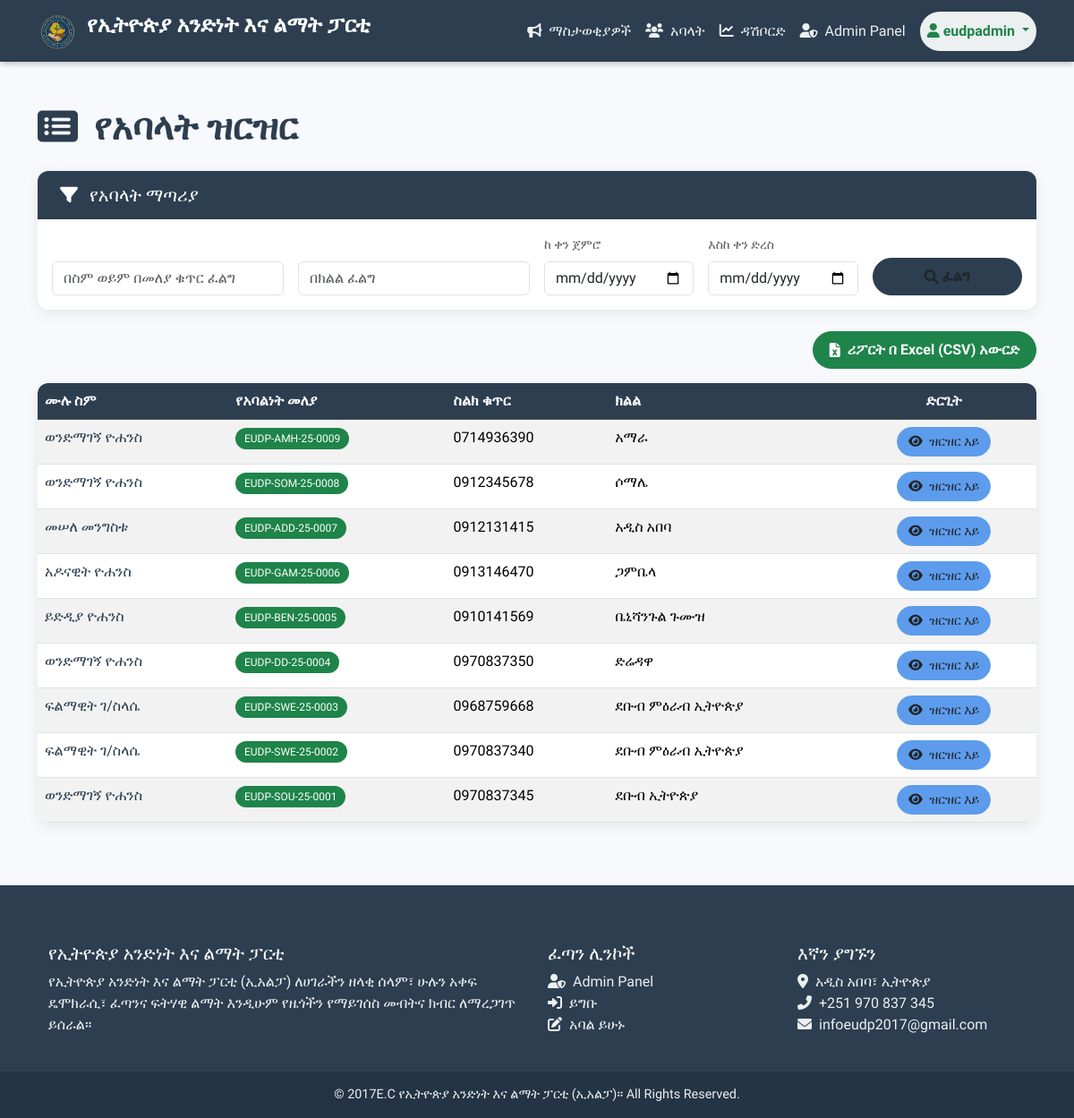
Page /members/list/ (signed in) on the earlier database version.
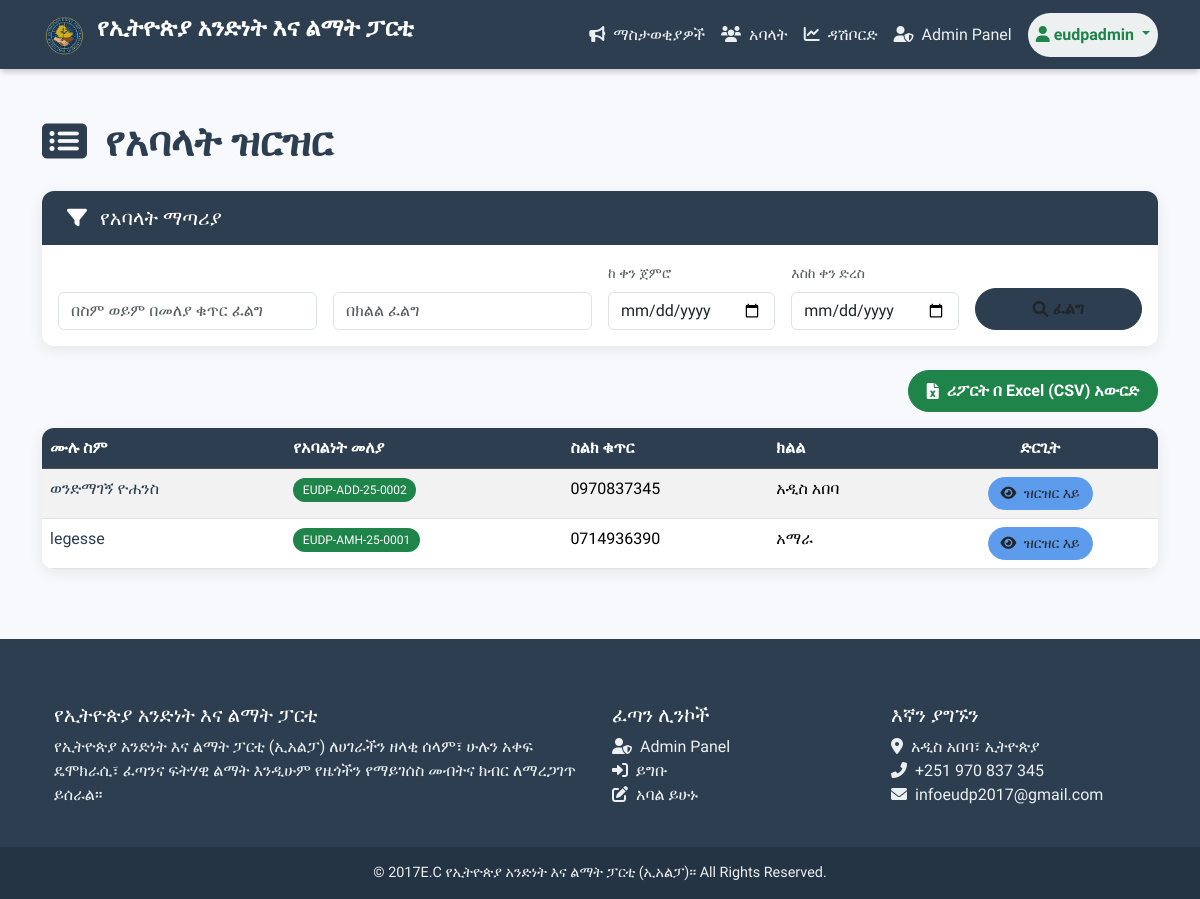
Same page on the later database version.
### members/models.py (models this page shows, shortened)
class Member(models.Model):
    user = models.OneToOneField(User, on_delete=models.CASCADE, verbose_name="የስርዓት ተጠቃሚ አካውንት")
    full_name = models.CharField(max_length=255, verbose_name="ሙሉ ስም")
    gender = models.CharField(max_length=1, choices=GENDER_CHOICES, verbose_name="ጾታ")
    date_of_birth = models.DateField(verbose_name="የትውልድ ቀን")
    photo = models.ImageField(upload_to='member_photos/', null=True, blank=True, verbose_name="ፎቶግራፍ")
    phone_number = models.CharField(max_length=15, unique=True, verbose_name="ስልክ ቁጥር")
    email = models.EmailField(max_length=255, blank=True, null=True, verbose_name="ኢሜይል")
    region = models.CharField(max_length=3, choices=REGION_CHOICES, verbose_name="ክልል")
    zone = models.CharField(max_length=100, verbose_name="ዞን")
    woreda = models.CharField(max_length=100, verbose_name="ወረዳ")
    kebele = models.CharField(max_length=100, blank=True, null=True, verbose_name="ቀበሌ")
    city = models.CharField(max_length=100, verbose_name="ከተማ")
    education_level = models.CharField(max_length=15, choices=EDUCATION_LEVEL_CHOICES, verbose_name="የትምህርት ደረጃ")
    membership_level = models.CharField(max_length=15, choices=MEMBERSHIP_LEVEL_CHOICES, default="REGULAR", verbose_name="የአባልነት ደረጃ")
    membership_id = models.CharField(max_length=50, unique=True, blank=True, null=True, verbose_name="የአባልነት መለያ ቁጥር")
    date_joined = models.DateTimeField(default=timezone.now, verbose_name="የተመዘገበበት ቀን")
    is_active = models.BooleanField(default=True, verbose_name="ንቁ አባል")

### members/views.py (the view)
# urls.py: path('list/', views.member_list, name='member_list'),
@login_required
def member_list(request):
    if not request.user.is_staff:
        return redirect('profile')
    queryset = Member.objects.filter(is_active=True).order_by('-date_joined')
    query = request.GET.get('query')
    region = request.GET.get('region')
    if query:
        queryset = queryset.filter(
            Q(full_name__icontains=query) |
            Q(membership_id__icontains=query)
        ).distinct()
    if region:
        queryset = queryset.filter(region__icontains=region)
    context = {'page_title': 'የአባላት ዝርዝር', 'members': queryset}
    return render(request, 'members/member_list.html', context)

### members/templates/members/member_list.html (shortened to what this page needs)
{% extends 'members/base.html' %}
{% block content %}
<h1 class="mb-4" style="color: var(--party-dark-bg); font-weight: 700;">
    <i class="fas fa-list-alt me-2"></i> {{ page_title }}
</h1>
<div class="card card-modern mb-4">
    <div class="card-header card-header-styled">
        <h5><i class="fas fa-filter me-2"></i> የአባላት ማጣሪያ</h5>
    </div>
    <div class="card-body">
        <form method="get" action="">
            <div class="row g-3 align-items-end">
                <div class="col-md-3">
                    <input type="text" name="query" class="form-control" placeholder="በስም ወይም በመለያ ቁጥር ፈልግ" value="{{ request.GET.query }}">
                </div>
                <div class="col-md-3">
                    <input type="text" name="region" class="form-control" placeholder="በክልል ፈልግ" value="{{ request.GET.region }}">
                </div>
                <div class="col-md-2">
                    <label class="form-label small text-muted">ከ ቀን ጀምሮ</label>
                    <input type="date" name="start_date" class="form-control" title="የተቀላቀለበት መጀመሪያ ቀን" value="{{ request.GET.start_date }}">
                </div>
                <div class="col-md-2">
                    <label class="form-label small text-muted">እስከ ቀን ድረስ</label>
                    <input type="date" name="end_date" class="form-control" title="የተቀላቀለበት መጨረሻ ቀን" value="{{ request.GET.end_date }}">
                </div>
                <div class="col-md-2">
                    <button type="submit" class="btn btn-search w-100">
                        <i class="fas fa-search me-1"></i> ፈልግ
                    </button>
                </div>
            </div>
        </form>
    </div>
</div>
<div class="d-flex justify-content-end mb-3">
    <a href="{% url 'export_members_csv' %}?{{ request.GET.urlencode }}" class="btn btn-export">
        <i class="fas fa-file-excel me-2"></i> ሪፖርት በ Excel (CSV) አውርድ
    </a>
</div>
<div class="card card-modern">
    <div class="card-body p-0">
        <div class="table-responsive">
            <table class="table table-striped table-hover table-custom mb-0">
                <thead class="table-dark">
                    <tr>
                        <th scope="col">ሙሉ ስም</th>
                        <th scope="col">የአባልነት መለያ</th>
                        <th scope="col">ስልክ ቁጥር</th>
                        <th scope="col">ክልል</th>
                        <th scope="col" class="text-center">ድርጊት</th>
                    </tr>
                </thead>
                <tbody>
                    {% for member in members %}
                    <tr>
                        <td><a href="{% url 'member_detail' member.pk %}" style="color: var(--party-dark-bg); text-decoration: none;">{{ member.full_name }}</a></td>
                        <td><span class="badge badge-membership">{{ member.membership_id }}</span></td>
                        <td>{{ member.phone_number }}</td>
                        <td>{{ member.get_region_display }}</td>
                        <td class="text-center">
                            <a href="{% url 'member_detail' member.pk %}" class="btn btn-detail btn-sm">
                                <i class="fas fa-eye me-1"></i> ዝርዝር እይ
                            </a>
                        </td>
                    </tr>
                    {% empty %}
                    <tr>
                        <td colspan="5" class="text-center py-4 text-muted">
                            <i class="fas fa-exclamation-circle me-2"></i> ምንም አይነት አባል አልተገኘም።
                        </td>
                    </tr>
                    {% endfor %}
                </tbody>
            </table>
        </div>
    </div>
</div>
{% endblock %}

### members/templates/members/base.html (shortened to what this page needs)
{% load static %}
<!DOCTYPE html>
<html lang="am">
<head>
    <link href="https://cdn.jsdelivr.net/npm/bootstrap@5.3.3/dist/css/bootstrap.min.css" rel="stylesheet">
    <link rel="stylesheet" href="https://cdnjs.cloudflare.com/ajax/libs/font-awesome/6.0.0-beta3/css/all.min.css">
</head>
<body>
    <nav class="navbar navbar-expand-lg navbar-dark navbar-custom sticky-top">
        <div class="container">
            <a class="navbar-brand" href="{% url 'member_list' %}">
            <img src="{% static 'images/logo.png' %}" alt="የፓርቲው አርማ" width="45" height="45" class="d-inline-block align-text-top me-1">                የኢትዮጵያ አንድነት እና ልማት ፓርቲ
            </a>
            <div class="collapse navbar-collapse" id="navbarNav">
                <ul class="navbar-nav ms-auto align-items-lg-center">
                    {% if user.is_authenticated %}
                        <li class="nav-item">
                            <a class="nav-link" href="{% url 'announcements' %}"><i class="fas fa-bullhorn me-2"></i>ማስታወቂያዎች</a>
                        </li>
                        {% if user.is_staff %}
                            <li class="nav-item">
                                <a class="nav-link" href="{% url 'member_list' %}"><i class="fas fa-users me-2"></i>አባላት</a>
                            </li>
                            <li class="nav-item">
                               <a class="nav-link" href="{% url 'dashboard' %}"><i class="fas fa-chart-line me-2"></i>ዳሽቦርድ</a>
                            </li>
                            <li class="nav-item me-lg-2">
                                <a class="nav-link" href="/admin/" target="_blank"><i class="fas fa-user-shield me-2"></i>Admin Panel</a>
                            </li>
                        {% else %}
                            <li class="nav-item me-lg-2">
                                <a class="nav-link" href="{% url 'profile' %}"><i class="fas fa-user-circle me-2"></i>የግል ገፄ</a>
                            </li>
                        {% endif %}
                        <li class="nav-item dropdown">
                            <a class="nav-link dropdown-toggle btn btn-sm" style="background-color: var(--party-light-text); color: var(--party-primary-color) !important; border-radius: 50px; font-weight: bold;" href="#" id="navbarDropdown" role="button" data-bs-toggle="dropdown" aria-expanded="false">
                                <i class="fas fa-user me-1"></i>{{ user.username }}
                            </a>
                        </li>
                    {% endif %}
                </ul>
            </div>
        </div>
    </nav>
    <main class="container main-content">
        {% block content %}
        {% endblock %}
    </main>
    <footer class="footer-custom">
        <div class="container p-4">
            <div class="row">
                <div class="col-lg-6 col-md-12 mb-4 mb-md-0">
                    <h5>የኢትዮጵያ አንድነት እና ልማት ፓርቲ</h5>
                    <p>
         የኢትዮጵያ አንድነት እና ልማት ፓርቲ (ኢአልፓ) ለሀገራችን ዘላቂ ሰላም፣ ሁሉን አቀፍ ዴሞክራሲ፣ ፈጣንና ፍትሃዊ ልማት እንዲሁም የዜጎችን የማይገሰስ መብትና ክብር ለማረጋገጥ ይሰራል‍።                    </p>
                </div>
                <div class="col-lg-3 col-md-6 mb-4 mb-md-0">
                    <h5 class="text-uppercase">ፈጣን ሊንኮች</h5>
                    <ul class="list-unstyled mb-0">
                            <li class="nav-item me-lg-2">
                                <a class="nav-link" href="/admin/" target="_blank"><i class="fas fa-user-shield me-2"></i>Admin Panel</a>
                            </li>
                        <li><a href="{% url 'login' %}"><i class="fas fa-sign-in-alt me-2"></i>ይግቡ</a></li>
                        <li><a href="{% url 'register_member' %}"><i class="fas fa-edit me-2"></i>አባል ይሁኑ</a></li>
                    </ul>
                </div>
                <div class="col-lg-3 col-md-6 mb-4 mb-md-0">
                    <h5 class="text-uppercase">እኛን ያግኙን</h5>
                    <ul class="list-unstyled mb-0">
                        <li><i class="fas fa-map-marker-alt me-2"></i>አዲስ አበባ፣ ኢትዮጵያ</li>
                        <li><i class="fas fa-phone-alt me-2"></i>+251 970 837 345</li>
                        <li><i class="fas fa-envelope me-2"></i>infoeudp2017@gmail.com</li>
                    </ul>
                </div>
            </div>
        </div>
        <div class="text-center footer-bottom">
            © 2017E.C የኢትዮጵያ አንድነት እና ልማት ፓርቲ (ኢአልፓ)። All Rights Reserved.
        </div>
    </footer>
</body>
</html>

### members/templates/members/base.html (style rules this page uses)
body, h1, h2, h3, h4, h5, h6, .navbar-brand, .nav-link, .btn, .card-title, .top-bar-text { font-family: 'Abyssinica SIL', serif; }
:root { --party-dark-bg: #2c3e50; --party-primary-color: #1e8449; --party-secondary-color: #176638; --party-light-text: #ecf0f1; --party-background: #f7f9fc; }
body { background-color: var(--party-background); color: #34495e; }
.navbar-custom { background-color: var(--party-dark-bg); box-shadow: 0 4px 6px -1px rgba(0, 0, 0, 0.2); padding-top: 5px; padding-bottom: 5px; }
.navbar-custom .navbar-brand { color: white !important; font-weight: 700; font-size: 1.5rem; }
.navbar-custom .nav-link { color: var(--party-light-text) !important; font-weight: 500; padding: 10px 18px; border-radius: 5px; transition: all 0.3s ease; }
.main-content { padding-top: 50px; padding-bottom: 70px; }
.footer-custom { background-color: var(--party-dark-bg); color: var(--party-light-text); padding: 40px 0 0; }
.footer-custom h5 { color: white; }
.footer-bottom { background-color: #243445; padding: 15px 0; font-size: 0.9rem; }
.footer-custom a { color: var(--party-light-text); text-decoration: none; }

### members/templates/members/member_list.html (style rules this page uses)
:root { --party-dark-bg: #2c3e50; --party-primary-color: #1e8449; --party-secondary-color: #176638; --party-background: #f7f9fc; }
.card-modern { border: none; border-radius: 12px; box-shadow: 0 4px 15px rgba(0, 0, 0, 0.08); overflow: hidden; }
.card-header-styled { background-color: var(--party-dark-bg); color: white; padding: 15px 25px; font-weight: 600; border-bottom: none; }
.card-header-styled h5 { margin-bottom: 0; }
.btn-search, .btn-export { font-weight: 600; border-radius: 50px; padding: 8px 18px; transition: all 0.3s; display: flex; align-items: center; justify-content: center; }
.btn-search { background-color: var(--party-dark-bg); border-color: var(--party-dark-bg); }
.btn-export { background-color: var(--party-primary-color); border-color: var(--party-primary-color); color: white; }
.table-custom thead th { background-color: var(--party-dark-bg) !important; color: white; font-weight: 600; vertical-align: middle; }
.badge-membership { background-color: var(--party-primary-color) !important; font-weight: 500; padding: 0.5em 0.8em; border-radius: 50px; }
.btn-detail { background-color: #5d9cec; border-color: #5d9cec; font-weight: 500; border-radius: 50px; padding: 5px 12px; transition: all 0.3s; }

Differences in the rows shown:
removed Member: full_name "ወንድማገኝ ዮሐንስ", membership_id "EUDP-AMH-25-0009", phone_number "0714936390", region "አማራ"
removed Member: full_name "ወንድማገኝ ዮሐንስ", membership_id "EUDP-SOM-25-0008", phone_number "0912345678", region "ሶማሌ"
removed Member: full_name "መሠለ መንግስቱ", membership_id "EUDP-ADD-25-0007", phone_number "0912131415", region "አዲስ አበባ"
removed Member: full_name "አዶናዊት ዮሐንስ", membership_id "EUDP-GAM-25-0006", phone_number "0913146470", region "ጋምቤላ"
removed Member: full_name "ይድዲያ ዮሐንስ", membership_id "EUDP-BEN-25-0005", phone_number "0910141569", region "ቤኒሻንጉል ጉሙዝ"
removed Member: full_name "ወንድማገኝ ዮሐንስ", membership_id "EUDP-DD-25-0004", phone_number "0970837350", region "ድሬዳዋ"
removed Member: full_name "ፍልማዊት ገ/ስላሴ", membership_id "EUDP-SWE-25-0003", phone_number "0968759668", region "ደቡብ ምዕራብ ኢትዮጵያ"
removed Member: full_name "ፍልማዊት ገ/ስላሴ", membership_id "EUDP-SWE-25-0002", phone_number "0970837340", region "ደቡብ ምዕራብ ኢትዮጵያ"
removed Member: full_name "ወንድማገኝ ዮሐንስ", membership_id "EUDP-SOU-25-0001", phone_number "0970837345", region "ደቡብ ኢትዮጵያ"
added Member: full_name "ወንድማገኝ ዮሐንስ", membership_id "EUDP-ADD-25-0002", phone_number "0970837345", region "አዲስ አበባ"
added Member: full_name "legesse", membership_id "EUDP-AMH-25-0001", phone_number "0714936390", region "አማራ"
